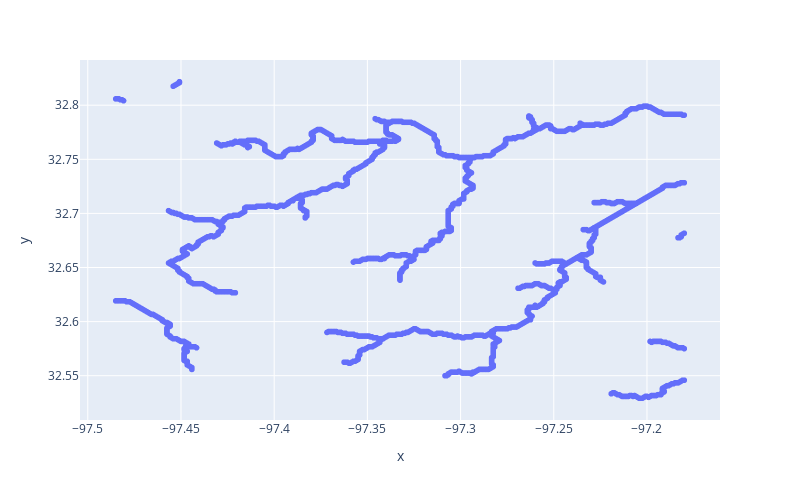

Source (notebook cell):
### Code cell
import plotly.express as px
fig=px.scatter(x=x_coordinates,y=y_coordinates, height=500,width=800)
fig.show()

### Figure 1 — Plotly figure (JSON) as saved in the notebook; plotly's stock layout.template omitted (floating-point values rounded to 4 significant figures; data arrays with more than 128 entries replaced by an {"elided": "..."} marker saying what was removed)
{"data": [{"hovertemplate": "x=%{x}<br>y=%{y}<extra></extra>", "legendgroup": "", "marker": {"color": "#636efa", "symbol": "circle"}, "mode": "markers", "name": "", "showlegend": false, "type": "scattergl", "x": {"elided": "1676 float values"}, "xaxis": "x", "y": {"elided": "1676 float values"}, "yaxis": "y"}], "layout": {"height": 500, "legend": {"tracegroupgap": 0}, "margin": {"t": 60}, "width": 800, "xaxis": {"anchor": "y", "domain": [0, 1], "title": {"text": "x"}}, "yaxis": {"anchor": "x", "domain": [0, 1], "title": {"text": "y"}}}}
